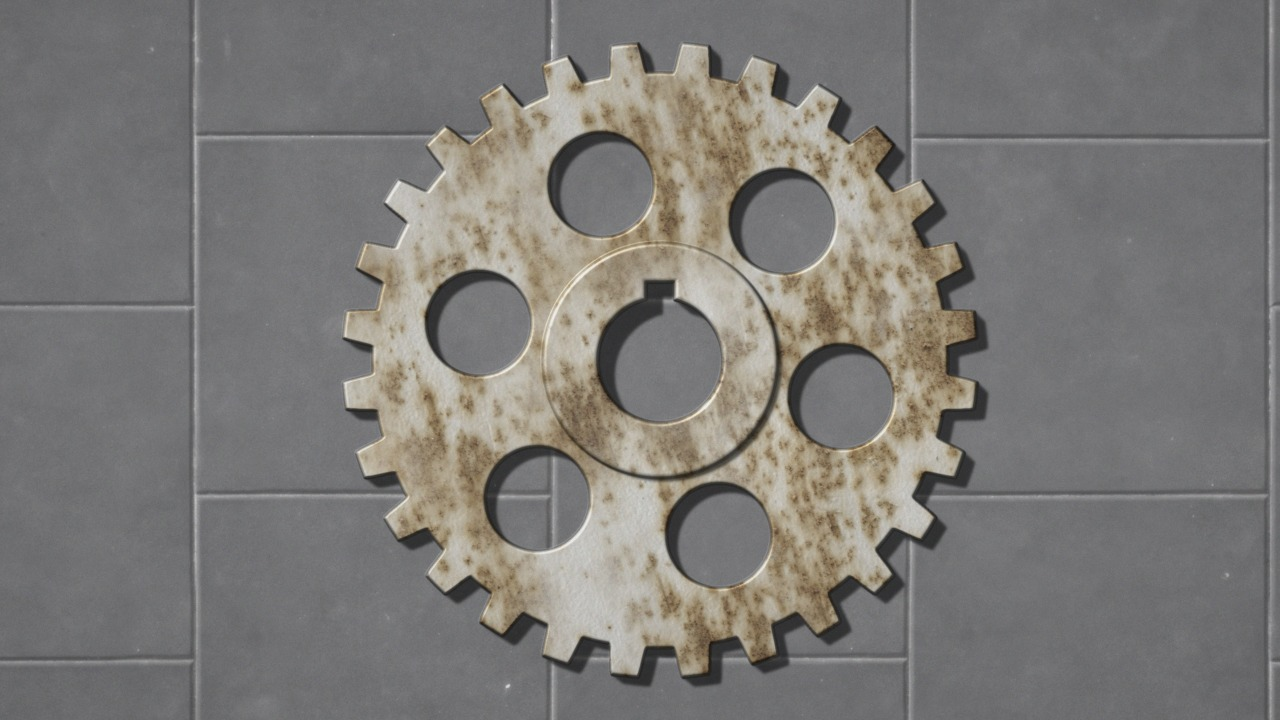
#> input picture test-images/compare_1_gear_REFERENCE.jpg, 1280 x 720 px; its folder holds only this picture in this run
$ python -i quality.py   (imports and definitions only)   (older library calls are emulated)
#> lines starting #> are read from the running program, lines starting #| are printed output that depends on the picture
#> further down, picture is the input picture: shape (720, 1280, 3); mean B, G, R 118.8, 122, 124.3
"""Capture quality checks (glare, blur, exposure) and the camera ghost-outline PNG."""

from __future__ import annotations

import cv2
import numpy as np

from .config import Params


def _gray(img: np.ndarray) -> np.ndarray:
    """Gray float32 0..255 from a BGR or gray image."""
    if img.ndim == 3:
        img = cv2.cvtColor(img[..., :3].astype(np.uint8, copy=False), cv2.COLOR_BGR2GRAY)
    return img.astype(np.float32, copy=False)


def _resize_max_side(img: np.ndarray, max_side: int) -> np.ndarray:
#> called with max_side = 720
    h, w = img.shape[:2]
#> h = 720; w = 1280
    side = max(h, w)
#> side = 1280
    if max_side <= 0 or side <= max_side:
        return img
    s = max_side / side
#> s = 0.562
    return cv2.resize(img, (max(1, round(w * s)), max(1, round(h * s))),
                      interpolation=cv2.INTER_AREA)


# [14 lines left out: function glare_mask, not called in this run]


# blur_score rescales to this gray-level std, a typical contrast of a part photo, so its
# values stay comparable with a plain variance of the Laplacian (and params.min_blur).
_REF_CONTRAST = 20.0
_MIN_CONTRAST = 4.0   # floor for nearly uniform images


# [11 lines left out: function blur_score, not called in this run]


def is_too_dark(gray: np.ndarray, params: Params) -> bool:
    """True if the mean gray level is below `params.dark_mean`."""
    return bool(float(_gray(gray).mean()) < params.dark_mean)


# [27 lines left out: function capture_report, not called in this run]


def outline_png(bgr: np.ndarray, max_side: int = 720) -> bytes:
    """RGBA PNG of the image edges: white opaque edges on a transparent background.

    Used as the semi-transparent "ghost" of the BEFORE shot overlaid on the camera.
    Canny thresholds adapt to the image's gradient distribution.
    """
    img = _resize_max_side(bgr, max_side)
    gray = _gray(img).astype(np.uint8)
#> in _gray, `img = cv2.cvtColor(img[..., :3].astype(np.uint8, copy=False), cv2.COLO..`:
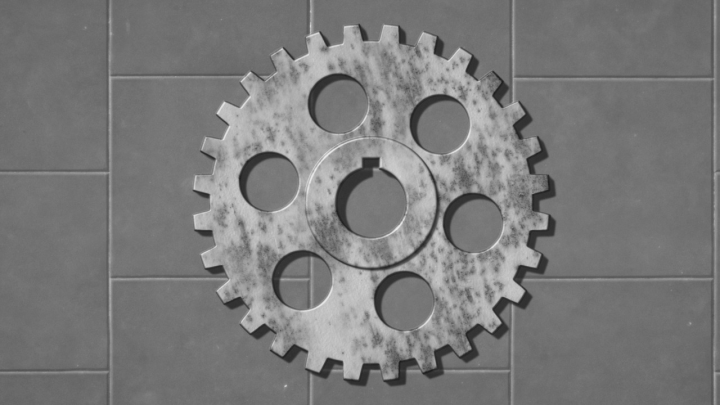
#> img: shape (405, 720); min 29, max 234, mean 122.2
    blurred = cv2.GaussianBlur(gray, (5, 5), 1.4)

    # Canny compares |gx| + |gy| (3x3 Sobel) against its thresholds; pick the high
    # threshold so roughly the strongest 10 % of gradients seed edges.
    gx = cv2.Sobel(blurred, cv2.CV_32F, 1, 0, ksize=3)
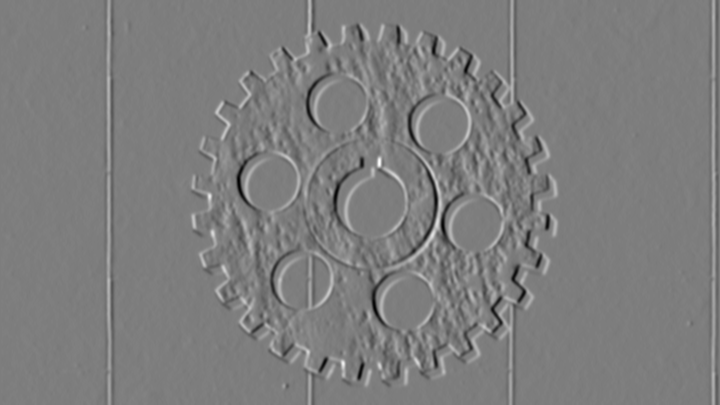
#> gx: shape (405, 720) float32; min -306, max 314, mean 0; drawn with min black and max white
    gy = cv2.Sobel(blurred, cv2.CV_32F, 0, 1, ksize=3)
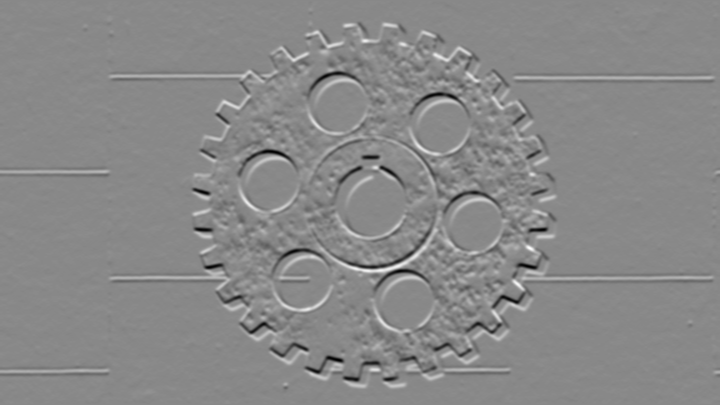
#> gy: shape (405, 720) float32; min -290, max 250, mean 0; drawn with min black and max white
    hi = max(float(np.percentile(np.abs(gx) + np.abs(gy), 90)), 40.0)
#> hi = 84
    edges = cv2.Canny(blurred, 0.4 * hi, hi)
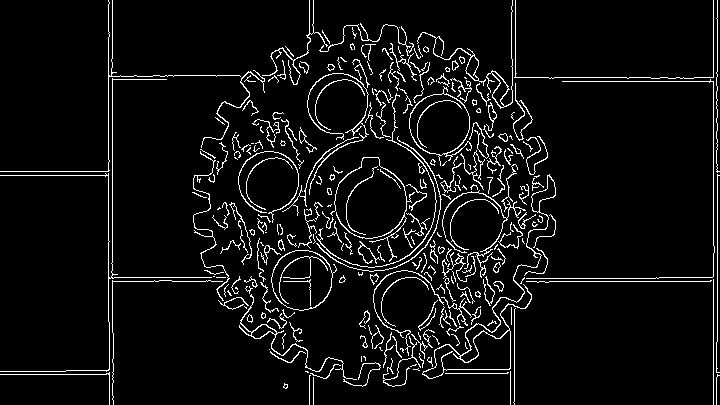
#> edges: shape (405, 720); 6.1% white in thin lines or dots
    edges = cv2.dilate(edges, np.ones((2, 2), np.uint8))
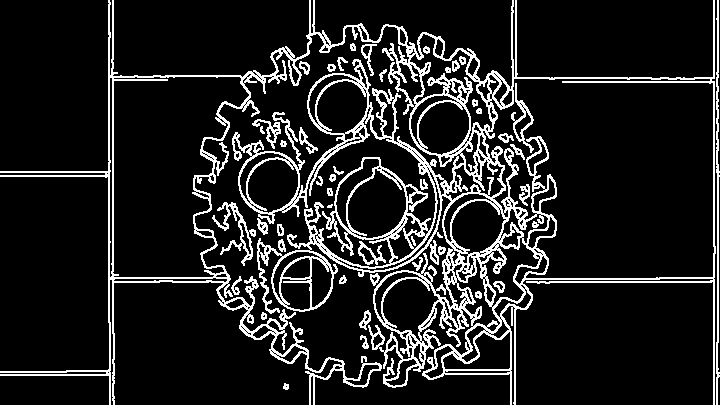
#> edges: shape (405, 720); 12.9% white in thin lines or dots

    rgba = np.zeros((*edges.shape, 4), np.uint8)
    on = edges > 0
#> on: shape (405, 720) bool; 12.9% white in thin lines or dots
    rgba[on] = (255, 255, 255, 255)  # white is identical in BGRA and RGBA order
    ok, buf = cv2.imencode(".png", rgba)
    if not ok:
        raise RuntimeError("PNG encoding failed")
    return buf.tobytes()

>>> import cv2
>>> picture = cv2.imread('../test-images/compare_1_gear_REFERENCE.jpg')
>>> result = outline_png(picture)
